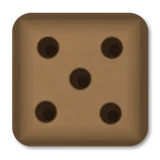
#> input picture img/predmety/ikony/lapkovska-kostka.webp, 160 x 160 px, given in place of opasek-kozeny.webp, which was not available
$ python naradi.py
#> lines starting #> are read from the running program, lines starting #| are printed output that depends on the picture; after the words box and inside, x2 and y2 are one past the last pixel; in counts of white or black regions, pixels touching at a corner belong together
"""Vrstvy nářadí na postavě (1024 × 1536): lopata a krumpáč křížem na zádech, lovecký nůž a sekera za opaskem."""
import sys, json
from PIL import Image, ImageFilter
I='/home/claude/kralovske-stezky-grafika/img/predmety/ikony/'
P='/home/claude/kralovske-stezky-grafika/img/postava/'
C=json.loads(sys.argv[1]) if len(sys.argv)>1 else {}
def nastroj(n, delka, uhel, stred, zrcadlo=False):
    im=Image.open(I+n+'.webp').convert('RGBA')
    if zrcadlo: im=im.transpose(Image.FLIP_LEFT_RIGHT)
    im=im.crop(im.getchannel('A').getbbox())
    k=delka/max(im.size); im=im.resize((round(im.width*k),round(im.height*k)),Image.LANCZOS).filter(ImageFilter.UnsharpMask(1.2,60,2))
    im=im.rotate(uhel,resample=Image.BICUBIC,expand=True)
    return im,(round(stred[0]-im.width/2),round(stred[1]-im.height/2))
import numpy as np
OPASEK=np.asarray(Image.open(P+'opasek-kozeny.webp').getchannel('A'))>90
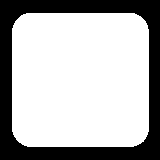
#> OPASEK: shape (160, 160) bool; 70.5% white; 1 black region, box (x1, y1, x2, y2) and area: (0, 0, 160, 160) 7560
def vrstva(nazev, polozky, za_opaskem_od=None):
#> called with nazev = 'naradi-zada-krumpac-lopata'
    c=Image.new('RGBA',(1024,1536))
#> c: PIL image 1024x1536 RGBA; every value is 0
    for n,d,u,s,*z in polozky:
        im,pos=nastroj(n,d,u,s,bool(z and z[0])); c.alpha_composite(im,pos)
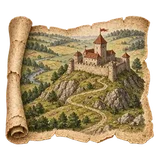
#> input picture img/predmety/ikony/mapa-hradu-malesov.webp, 160 x 160 px, given in place of lopata.webp, which was not available
#> in nastroj, im is the input picture: PIL image 160x160 RGBA; mean R, G, B, A 126.9, 108.1, 76.6, 167.3
#> in nastroj, `im = im.resize((round(im.width * k), round(im.height * k)), Image.LANC`:
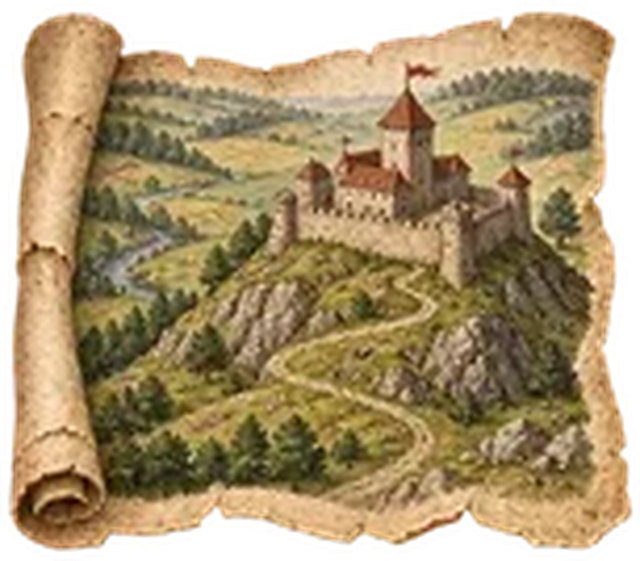
#> im: PIL image 640x561 RGBA; mean R, G, B, A 137.8, 115.8, 78.3, 208.9; transparent parts drawn white
#> in nastroj, `im=im.rotate(uhel,resample=Image.BICUBIC,expand=True)`:
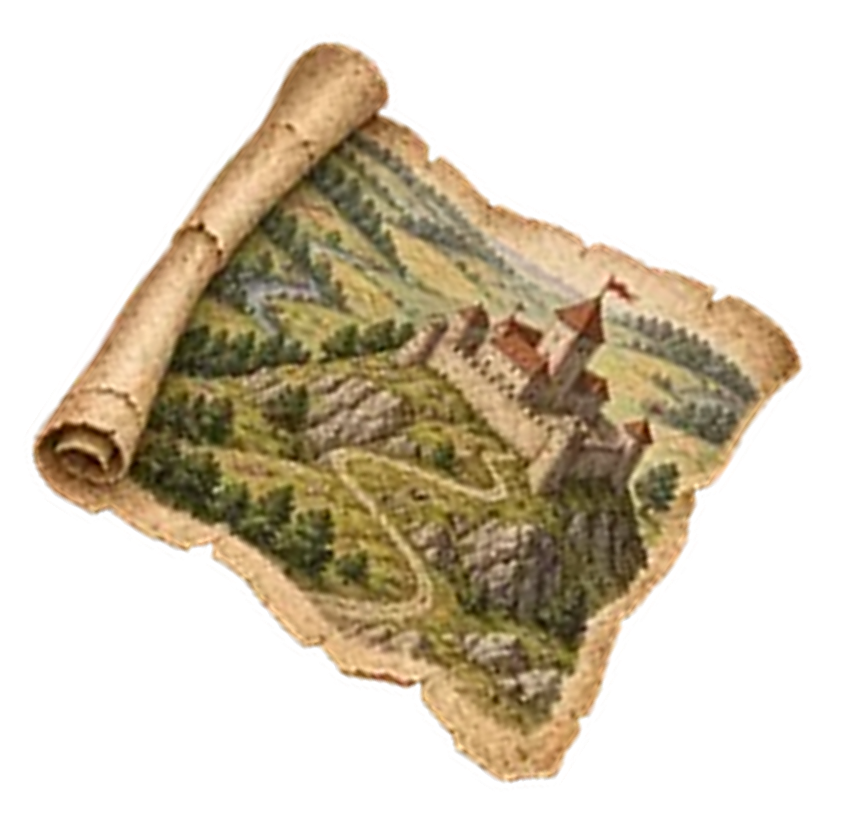
#> im: PIL image 844x821 RGBA; mean R, G, B, A 70.2, 58.8, 39.4, 108.2; transparent parts drawn white
#> after `im, pos = nastroj(n, d, u, s, bool(z and z[0]))`: pos = (90, 150)
#> after `c.alpha_composite(im, pos)`:
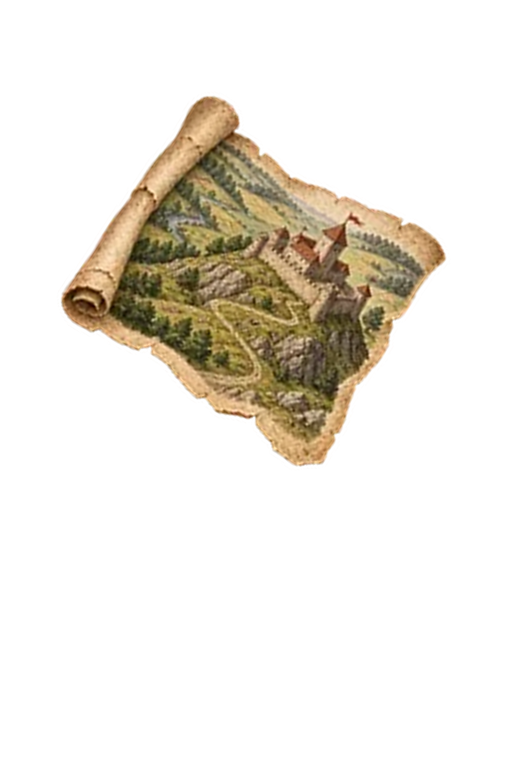
#> c: PIL image 1024x1536 RGBA (shown at 1/2 size); mean R, G, B, A 30.9, 25.9, 17.4, 47.7; transparent parts drawn white
    if za_opaskem_od is not None:                    # část pod daným řádkem je schovaná za opaskem (vrstva jde přes opasek)
        a=np.asarray(c).copy(); yy=np.arange(1536)[:,None]
        a[OPASEK&(yy>=za_opaskem_od),3]=0
        c=Image.fromarray(a,'RGBA')
    c.save(P+nazev+'.webp','WEBP',quality=92,method=6); c.resize((512,768),Image.LANCZOS).save(P+nazev+'-m.webp','WEBP',quality=90,method=6)
#> after `c.save(P + nazev + '.webp', 'WEBP', quality=92, method=6)`:
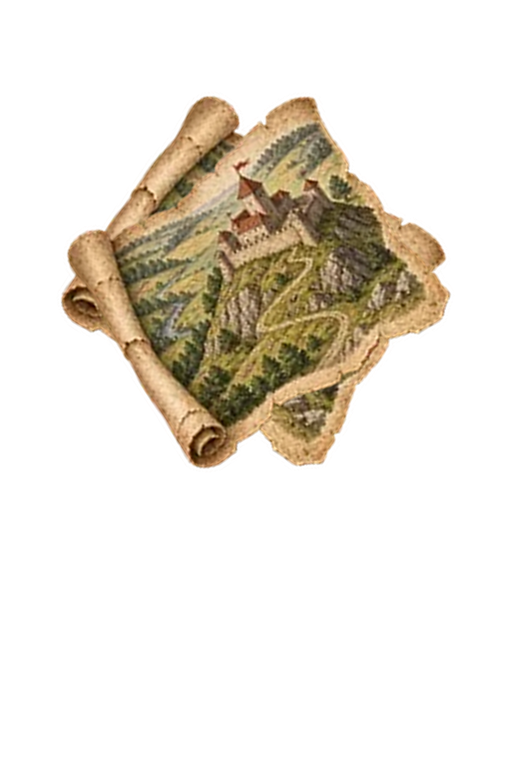
#> saved as naradi-zada-krumpac-lopata-m.webp: PIL image 512x768 RGBA; mean R, G, B, A 38.3, 31.7, 21.3, 57.7; transparent parts drawn white
Z=C.get('zada',{"d":640,"u":33,"x":512,"y":560})
kr=("krumpac",Z["d"],Z["u"],(Z["x"],Z["y"])); lo=("lopata",Z["d"],-Z["u"],(Z["x"],Z["y"]))
vrstva('naradi-zada-krumpac-lopata',[lo,kr])
vrstva('naradi-zada-krumpac',[("krumpac",Z["d"],Z["u"],(Z["x"],Z["y"]))])
#> call 2 of vrstva, with nazev = 'naradi-zada-krumpac'
#> in vrstva (call 2), `c.save(P + nazev + '.webp', 'WEBP', quality=92, method=6)`:
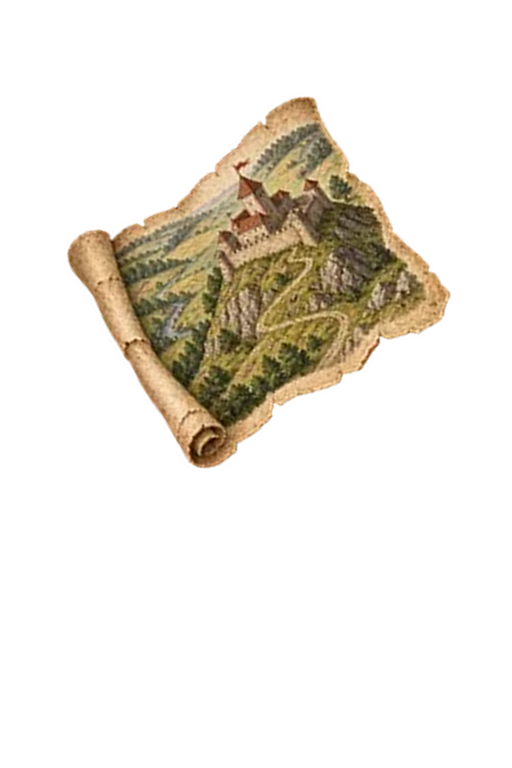
#> saved as naradi-zada-krumpac-m.webp: PIL image 512x768 RGBA; mean R, G, B, A 31.2, 26.1, 17.5, 47.7; transparent parts drawn white
#> (the run stopped early here; a loop or call above may not have finished)
